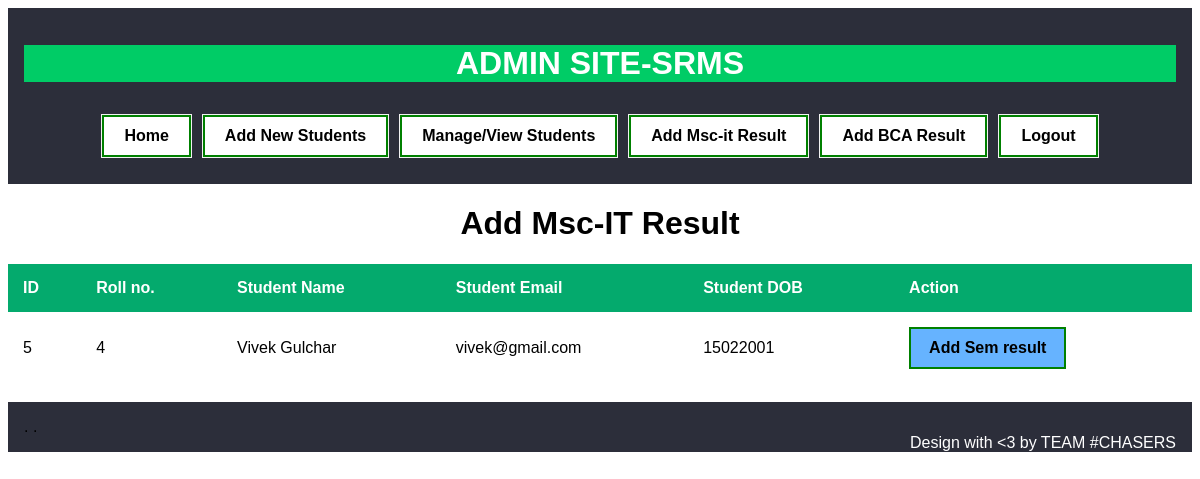
The page /admin/view_bca_student.php on the database its author committed.
### tables this page shows
CREATE TABLE IF NOT EXISTS `tblstudent` (
  `stud_id` int(11) NOT NULL AUTO_INCREMENT,
  `stud_name` varchar(30) NOT NULL,
  `stud_email` varchar(50) NOT NULL,
  `stud_dob` int(10) NOT NULL,
  `stud_rollno` int(10) NOT NULL,
  `stud_course` varchar(50) NOT NULL,
  PRIMARY KEY (`stud_id`)
);

### admin/view_bca_student.php (the view, shortened to what this page needs)
<?php
include 'config.php';
$sem=$_REQUEST['sem'];
$sql="SELECT * FROM tblstudent JOIN tblcourse WHERE tblstudent.stud_course = tblcourse.cid and tblstudent.stud_course=1";
$result=mysqli_query($conn,$sql) or die("Query Unsuccessful......");
?>
<html>
<head>
	<link rel="stylesheet" type="text/css" href="css/login.css">
	<link rel="stylesheet" type="text/css" href="css/header.css">
</head>
<body>
	<?php include 'header.php'?>
	<div >
	<?php
		if(mysqli_num_rows($result) > 0)
		{
	?>
	<table style="border-collapse: collapse;width: 100%;">
		<center><caption><h1>Add Msc-IT Result</h1></caption></center>
	 	<tr>
			<th style="text-align: left; padding: 15px; background-color: #04AA6D; color: white;">ID</th>
			<th style="text-align: left; padding: 15px; background-color: #04AA6D; color: white;">Roll no.</th>
			<th style="text-align: left; padding: 15px; background-color: #04AA6D; color: white;">Student Name</th>
			<th style="text-align: left; padding: 15px; background-color: #04AA6D; color: white;">Student Email</th>
			<th style="text-align: left; padding: 15px; background-color: #04AA6D; color: white;">Student DOB</th>
			<th style="text-align: left; padding: 15px; background-color: #04AA6D; color: white;">Action</th>
		</tr>
		<?php
			while ($row = mysqli_fetch_assoc($result)) {
		?>
		<tr>
			<td style="text-align: left; padding: 15px;"><?php echo $row['stud_id']; ?></td>
			<td style="text-align: left; padding: 15px;"><?php echo $row['stud_rollno']; ?></td>
			<td style="text-align: left; padding: 15px;"><?php echo $row['stud_name']; ?></td>
			<td style="text-align: left; padding: 15px;"><?php echo $row['stud_email']; ?></td>
			<td style="text-align: left; padding: 15px;"><?php echo $row['stud_dob']; ?></td>
			<td style="text-align: left; padding: 15px;"><a href="insert_bca_result.php?id=<?php echo $row['stud_id'];?>&&sem=<?php echo $sem?>" class="editbtn" style="width: auto; padding: 10px 18px; background-color: #66b3ff;" onclick="return confirm('Are you Sure to Add Sem- <?php echo $sem; ?> result')"><b>Add Sem <?php echo $sem?> result</b></a></td>
		</tr>
		<?php }?>
	</table>
	<?php
		}else
		{
			echo "<h2>No Record Found</h2>";
		}
	?>
	</div>
	<div>&nbsp<br></div>
	<?php include 'footer.php'?>
</body>
</html>

### admin/css/login.css (style rules this page uses)
body { font-family: Arial, Helvetica, sans-serif; }
.editbtn { width: auto; padding: 10px 18px; background-color: #4da6ff; }

### admin/css/header.css (style rules this page uses)
a:link, a:visited { background-color: white; color: black; border: 2px solid green; padding: 10px 20px; text-align: center; text-decoration: none; display: inline-block; }

### admin/view_bca_student.php (style rules this page uses)
tr:nth-child(odd) { background-color: #f2f2f2 }

### rows shown on the page
tblstudent: stud_id "5", stud_rollno "4", stud_name "Vivek Gulchar", stud_email "vivek@gmail.com", stud_dob "15022001"
